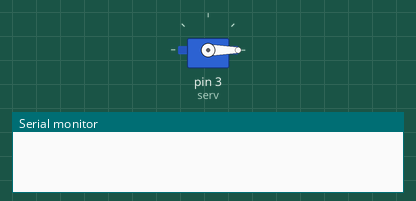
This sketch was run on a simulated Arduino Uno, built with avr-gcc and run on an emulated ATmega328P. Parts: servo, the last lines printed to the serial monitor. At 65.5 s the program stops and its outputs stay as they are.

Above: at 0.1 s.
At 59.6 s:
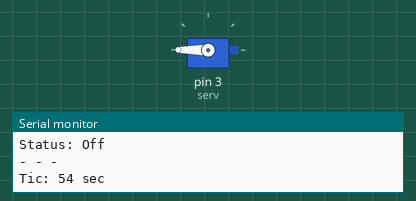
Timing chart, 0 to 67.0 s (numbered marks = the images above):
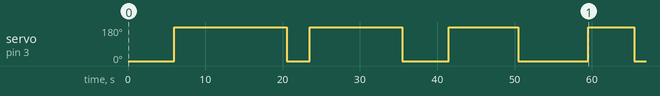

The sketch:

kenwood_servo.ino
```cpp
//---------------------

#include <Servo.h>


Servo servo;


int serv = 3;

float minson = 1.5; //minutes, total time on + off
int offtime = 3; //seconds, off time
int ontime = 15;  //seconds, on time
int angle = 180;  //max 180
                  //90     ~  9'500 rpm
                  //180    ~ 17'000 rpm
int overshoot = 0; // To force the start at low speeds


float start;
int gap;
int flip = angle;
bool called = false;


int tic(int t) {

  return round((millis()-t)/1000.);

  }


int routine(int l) {


  start = millis();

  servo.write(flip+overshoot);
  delay(800);
  servo.write(flip);

  Serial.println("- - -");
  Serial.print("Tic: ");
  Serial.println("0");

  Serial.print("Angle: ");
  Serial.println(flip);

  Serial.print("Status: ");
  Serial.println("On");

  gap = ontime;
  delay(1010);


  while ((float(tic(start))/(60.*l)) < 1) {

    if (tic(start)%gap == 0) {

      Serial.println("- - -");
      Serial.print("Tic: ");
      Serial.print(tic(start));
      Serial.println(" sec");

      if (flip == 0) {

          flip = angle;

        }

      else if (flip == angle) {

          flip = 0;

        }

      servo.write(flip+overshoot);
      delay(800);
      servo.write(flip);

      Serial.print("Angle: ");
      Serial.println(flip);

      if (gap == ontime) {

        Serial.print("Status: ");
        Serial.println("Off");

        gap = offtime + ontime;

        delay(1010);

        }

      else if (gap == offtime + ontime) {

        Serial.print("Status: ");
        Serial.println("On");

        gap = ontime;

        delay(1010);

        }

      }

    }

  servo.write(0);

  }


void setup() {

  Serial.begin(9600);

  //pinMode(led2, OUTPUT);

  servo.attach(serv);

  }


void loop() {

  servo.write(0);

  delay(3000);
  Serial.println("_________");
  Serial.println("Connected");
  Serial.print(  "Total ontime: ");
  Serial.println(ceil((minson*60/(ontime + offtime))*ontime/60));
  delay(3000);

  routine(minson);

  Serial.println("- - -");
  Serial.println("Done");

  while (true) {}

  }


//-------------------
```

Measured:
- by itself, servo on pin 3 (serv): 0° → 180° at 6.0 s, → 0° 14.5 s later, → 180° 3.0 s later, → 0° 12.0 s later, … (8 changes in this stretch)
